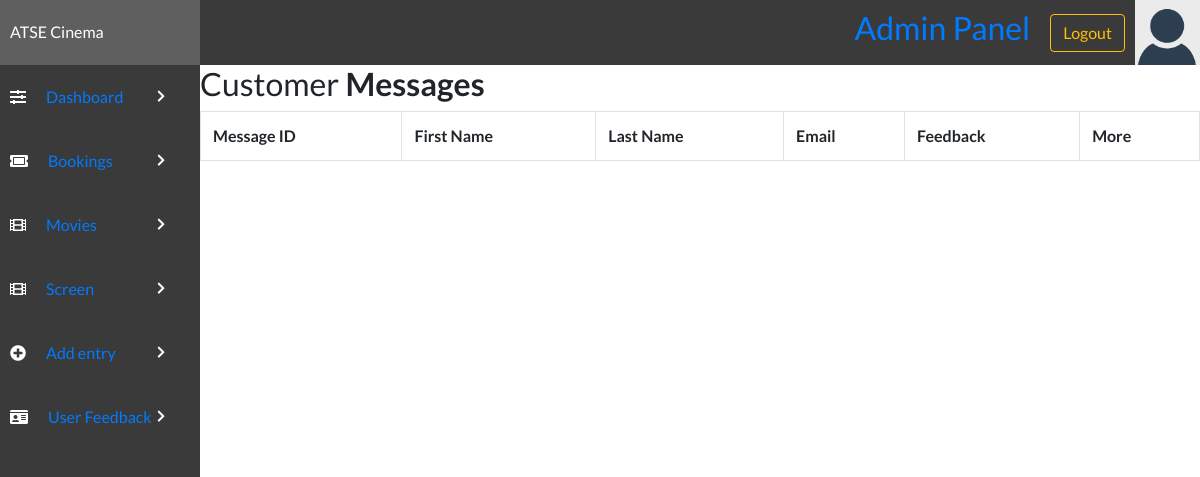
Page /admin/contactus.php on the earlier database version.
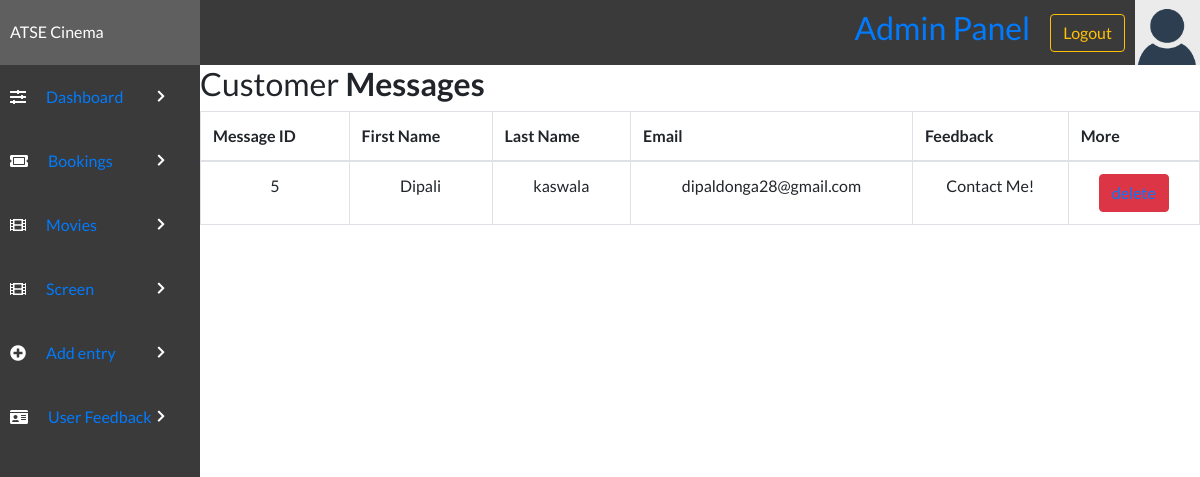
Same page on the later database version.
### tables this page shows
CREATE TABLE `feedbacktable` (
  `msgID` int(12) NOT NULL,
  `senderfName` varchar(50) NOT NULL,
  `senderlName` varchar(50) DEFAULT NULL,
  `sendereMail` varchar(100) NOT NULL,
  `senderfeedback` varchar(500) DEFAULT NULL
);

### admin/contactus.php (the view, shortened to what this page needs)
<!DOCTYPE html>
<html lang="en">
<head>
    <link rel="stylesheet" href="../style/styles.css">
    <link rel="stylesheet" href="https://use.fontawesome.com/releases/v5.7.2/css/all.css">
    <link rel="stylesheet" href="https://maxcdn.bootstrapcdn.com/bootstrap/4.0.0/css/bootstrap.min.css">
</head>
<body>
    <?php include('header.php'); ?>
    <div class="admin-container">
        <?php include('sidebar.php'); ?>
        <div class="container-lg">
            <div class="table-responsive">
                <div class="table-wrapper">
                    <div class="table-title">
                        <div class="row">
                            <div class="col-sm-8">
                                <h2>Customer <b>Messages</b></h2>
                            </div>
                        </div>
                    </div>
                    <table class="table table-bordered" id="dataTable" width="100%" cellspacing="0">
                        <tr>
                            <th>Message ID</th>
                            <th>First Name</th>
                            <th>Last Name</th>
                            <th>Email</th>
                            <th>Feedback</th>
                            <th>More</th>
                        </tr>
                        <tbody>
                            <?php
                            include "config.php";
                            $select = "SELECT * FROM `feedbacktable`";
                            $run = mysqli_query($con, $select);
                            while ($row = mysqli_fetch_array($run)) {
                                $id = $row['msgID'];
                                $firstname = $row['senderfName'];
                                $lastname = $row['senderlName'];
                                $email = $row['sendereMail'];
                                $message = $row['senderfeedback'];
                            ?>
                                <tr align="center">
                                    <td><?php echo $id; ?></td>
                                    <td><?php echo $firstname; ?></td>
                                    <td><?php echo $lastname; ?></td>
                                    <td><?php echo $email; ?></td>
                                    <td><?php echo $message; ?></td>
                                    <td><button value="Book Now!" type="submit" onclick="" type="button" class="btn btn-danger"><?php echo  "<a href='Deletecontact.php?id=" . $row['msgID'] . "'>delete</a>"; ?></button></td>
                                </tr>
                            <?php }
                            ?>
                        </tbody>
                    </table>
                </div>
            </div>
        </div>
    </div>
</body>
</html>

Differences in the rows shown:
added feedbacktable: msgID "5", senderfName "Dipali", senderlName "kaswala", sendereMail "dipaldonga28@gmail.com", senderfeedback "Contact Me!"
